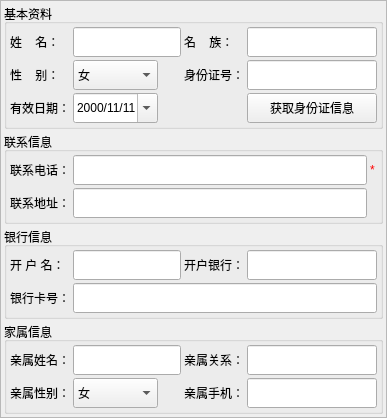
    <widget class="QFrame" name="frame_11">
     <property name="frameShape">
      <enum>QFrame::StyledPanel</enum>
     </property>
     <property name="frameShadow">
      <enum>QFrame::Raised</enum>
     </property>
     <layout class="QVBoxLayout" name="verticalLayout_5">
      <property name="spacing">
       <number>3</number>
      </property>
      <property name="margin">
       <number>3</number>
      </property>
      <item>
       <widget class="QGroupBox" name="groupBox">
        <property name="minimumSize">
         <size>
          <width>0</width>
          <height>0</height>
         </size>
        </property>
        <property name="maximumSize">
         <size>
          <width>16777215</width>
          <height>16777215</height>
         </size>
        </property>
        <property name="title">
         <string>基本资料</string>
        </property>
        <layout class="QGridLayout" name="gridLayout_3">
         <property name="margin">
          <number>3</number>
         </property>
         <property name="spacing">
          <number>3</number>
         </property>
         <item row="0" column="0">
          <widget class="QLabel" name="label">
           <property name="minimumSize">
            <size>
             <width>0</width>
             <height>30</height>
            </size>
           </property>
           <property name="text">
            <string>姓    名：</string>
           </property>
          </widget>
         </item>
         <item row="0" column="2">
          <widget class="QLabel" name="label_4">
           <property name="minimumSize">
            <size>
             <width>0</width>
             <height>30</height>
            </size>
           </property>
           <property name="text">
            <string>名    族：</string>
           </property>
          </widget>
         </item>
         <item row="1" column="0">
          <widget class="QLabel" name="label_2">
           <property name="minimumSize">
            <size>
             <width>0</width>
             <height>30</height>
            </size>
           </property>
           <property name="text">
            <string>性    别：</string>
           </property>
          </widget>
         </item>
         <item row="1" column="1">
          <widget class="QComboBox" name="comboBox">
           <property name="minimumSize">
            <size>
             <width>85</width>
             <height>30</height>
            </size>
           </property>
           <property name="maximumSize">
            <size>
             <width>85</width>
             <height>16777215</height>
            </size>
           </property>
           <item>
            <property name="text">
             <string>女</string>
            </property>
           </item>
           <item>
            <property name="text">
             <string>男</string>
            </property>
           </item>
          </widget>
         </item>
         <item row="1" column="2">
          <widget class="QLabel" name="label_5">
           <property name="minimumSize">
            <size>
             <width>0</width>
             <height>30</height>
            </size>
           </property>
           <property name="text">
            <string>身份证号：</string>
           </property>
          </widget>
         </item>
         <item row="2" column="0">
          <widget class="QLabel" name="label_3">
           <property name="minimumSize">
            <size>
             <width>0</width>
             <height>30</height>
            </size>
           </property>
           <property name="text">
            <string>有效日期：</string>
           </property>
          </widget>
         </item>
         <item row="2" column="3">
          <widget class="QPushButton" name="pushButton">
           <property name="minimumSize">
            <size>
             <width>130</width>
             <height>30</height>
            </size>
           </property>
           <property name="maximumSize">
            <size>
             <width>16777215</width>
             <height>16777215</height>
            </size>
           </property>
           <property name="text">
            <string>获取身份证信息</string>
           </property>
          </widget>
         </item>
         <item row="0" column="3">
          <widget class="QLineEdit" name="lineEdit_2">
           <property name="minimumSize">
            <size>
             <width>130</width>
             <height>30</height>
            </size>
           </property>
           <property name="maximumSize">
            <size>
             <width>16777215</width>
             <height>16777215</height>
            </size>
           </property>
           <property name="readOnly">
            <bool>true</bool>
           </property>
          </widget>
         </item>
         <item row="0" column="1">
          <widget class="QLineEdit" name="lineEdit">
           <property name="minimumSize">
            <size>
             <width>85</width>
             <height>30</height>
            </size>
           </property>
           <property name="maximumSize">
            <size>
             <width>16777215</width>
             <height>16777215</height>
            </size>
           </property>
           <property name="readOnly">
            <bool>true</bool>
           </property>
          </widget>
         </item>
         <item row="1" column="3">
          <widget class="QLineEdit" name="lineEdit_3">
           <property name="minimumSize">
            <size>
             <width>130</width>
             <height>30</height>
            </size>
           </property>
           <property name="maximumSize">
            <size>
             <width>16777215</width>
             <height>16777215</height>
            </size>
           </property>
           <property name="text">
            <string/>
           </property>
           <property name="readOnly">
            <bool>true</bool>
           </property>
          </widget>
         </item>
         <item row="2" column="1">
          <widget class="QDateEdit" name="dateEdit">
           <property name="minimumSize">
            <size>
             <width>85</width>
             <height>30</height>
            </size>
           </property>
           <property name="maximumSize">
            <size>
             <width>85</width>
             <height>16777215</height>
            </size>
           </property>
           <property name="date">
            <date>
             <year>2000</year>
             <month>11</month>
             <day>11</day>
            </date>
           </property>
           <property name="displayFormat">
            <string>yyyy/M/d</string>
           </property>
           <property name="calendarPopup">
            <bool>true</bool>
           </property>
          </widget>
         </item>
        </layout>
       </widget>
      </item>
      <item>
       <widget class="QGroupBox" name="groupBox_2">
        <property name="maximumSize">
         <size>
          <width>16777215</width>
          <height>16777215</height>
         </size>
        </property>
        <property name="title">
         <string>联系信息</string>
        </property>
        <layout class="QGridLayout" name="gridLayout_4">
         <property name="margin">
          <number>3</number>
         </property>
         <property name="spacing">
          <number>3</number>
         </property>
         <item row="1" column="2">
          <widget class="QLabel" name="label_9">
           <property name="text">
            <string/>
           </property>
          </widget>
         </item>
         <item row="1" column="0">
          <widget class="QLabel" name="label_7">
           <property name="minimumSize">
            <size>
             <width>0</width>
             <height>30</height>
            </size>
           </property>
           <property name="text">
            <string>联系地址：</string>
           </property>
          </widget>
         </item>
         <item row="0" column="0">
          <widget class="QLabel" name="label_6">
           <property name="minimumSize">
            <size>
             <width>0</width>
             <height>30</height>
            </size>
           </property>
           <property name="text">
            <string>联系电话：</string>
           </property>
          </widget>
         </item>
         <item row="0" column="2">
          <widget class="QLabel" name="label_8">
           <property name="palette">
            <palette>
             <active>
              <colorrole role="WindowText">
               <brush brushstyle="SolidPattern">
                <color alpha="255">
                 <red>255</red>
                 <green>0</green>
                 <blue>0</blue>
                </color>
               </brush>
              </colorrole>
              <colorrole role="Button">
               <brush brushstyle="SolidPattern">
                <color alpha="255">
                 <red>255</red>
                 <green>0</green>
                 <blue>0</blue>
                </color>
               </brush>
              </colorrole>
              <colorrole role="Light">
               <brush brushstyle="SolidPattern">
                <color alpha="255">
                 <red>255</red>
                 <green>127</green>
                 <blue>127</blue>
                </color>
               </brush>
              </colorrole>
              <colorrole role="Midlight">
               <brush brushstyle="SolidPattern">
                <color alpha="255">
                 <red>255</red>
                 <green>63</green>
                 <blue>63</blue>
                </color>
               </brush>
              </colorrole>
              <colorrole role="Dark">
               <brush brushstyle="SolidPattern">
                <color alpha="255">
                 <red>127</red>
                 <green>0</green>
                 <blue>0</blue>
                </color>
               </brush>
              </colorrole>
              <colorrole role="Mid">
               <brush brushstyle="SolidPattern">
                <color alpha="255">
                 <red>170</red>
                 <green>0</green>
                 <blue>0</blue>
                </color>
               </brush>
              </colorrole>
              <colorrole role="Text">
               <brush brushstyle="SolidPattern">
                <color alpha="255">
                 <red>0</red>
                 <green>0</green>
                 <blue>0</blue>
                </color>
               </brush>
              </colorrole>
              <colorrole role="BrightText">
               <brush brushstyle="SolidPattern">
                <color alpha="255">
                 <red>255</red>
                 <green>255</green>
                 <blue>255</blue>
                </color>
               </brush>
              </colorrole>
              <colorrole role="ButtonText">
               <brush brushstyle="SolidPattern">
                <color alpha="255">
                 <red>0</red>
                 <green>0</green>
                 <blue>0</blue>
                </color>
               </brush>
              </colorrole>
              <colorrole role="Base">
               <brush brushstyle="SolidPattern">
                <color alpha="255">
                 <red>255</red>
                 <green>255</green>
                 <blue>255</blue>
                </color>
               </brush>
              </colorrole>
              <colorrole role="Window">
               <brush brushstyle="SolidPattern">
                <color alpha="255">
                 <red>255</red>
                 <green>0</green>
                 <blue>0</blue>
                </color>
               </brush>
              </colorrole>
              <colorrole role="Shadow">
               <brush brushstyle="SolidPattern">
                <color alpha="255">
                 <red>0</red>
                 <green>0</green>
                 <blue>0</blue>
                </color>
               </brush>
              </colorrole>
              <colorrole role="AlternateBase">
               <brush brushstyle="SolidPattern">
                <color alpha="255">
                 <red>255</red>
                 <green>127</green>
                 <blue>127</blue>
                </color>
               </brush>
              </colorrole>
              <colorrole role="ToolTipBase">
               <brush brushstyle="SolidPattern">
                <color alpha="255">
                 <red>255</red>
                 <green>255</green>
                 <blue>220</blue>
                </color>
               </brush>
              </colorrole>
              <colorrole role="ToolTipText">
               <brush brushstyle="SolidPattern">
                <color alpha="255">
                 <red>0</red>
                 <green>0</green>
                 <blue>0</blue>
                </color>
               </brush>
              </colorrole>
             </active>
             <inactive>
              <colorrole role="WindowText">
               <brush brushstyle="SolidPattern">
                <color alpha="255">
                 <red>255</red>
                 <green>0</green>
                 <blue>0</blue>
                </color>
               </brush>
              </colorrole>
              <colorrole role="Button">
               <brush brushstyle="SolidPattern">
                <color alpha="255">
                 <red>255</red>
                 <green>0</green>
                 <blue>0</blue>
                </color>
               </brush>
              </colorrole>
              <colorrole role="Light">
               <brush brushstyle="SolidPattern">
                <color alpha="255">
                 <red>255</red>
                 <green>127</green>
                 <blue>127</blue>
                </color>
               </brush>
              </colorrole>
              <colorrole role="Midlight">
               <brush brushstyle="SolidPattern">
                <color alpha="255">
                 <red>255</red>
                 <green>63</green>
                 <blue>63</blue>
                </color>
               </brush>
              </colorrole>
              <colorrole role="Dark">
               <brush brushstyle="SolidPattern">
                <color alpha="255">
                 <red>127</red>
                 <green>0</green>
                 <blue>0</blue>
                </color>
               </brush>
              </colorrole>
              <colorrole role="Mid">
               <brush brushstyle="SolidPattern">
                <color alpha="255">
                 <red>170</red>
                 <green>0</green>
                 <blue>0</blue>
                </color>
               </brush>
              </colorrole>
              <colorrole role="Text">
               <brush brushstyle="SolidPattern">
                <color alpha="255">
                 <red>0</red>
                 <green>0</green>
                 <blue>0</blue>
                </color>
               </brush>
              </colorrole>
              <colorrole role="BrightText">
               <brush brushstyle="SolidPattern">
                <color alpha="255">
                 <red>255</red>
                 <green>255</green>
                 <blue>255</blue>
                </color>
               </brush>
              </colorrole>
              <colorrole role="ButtonText">
               <brush brushstyle="SolidPattern">
                <color alpha="255">
                 <red>0</red>
                 <green>0</green>
                 <blue>0</blue>
                </color>
               </brush>
              </colorrole>
              <colorrole role="Base">
               <brush brushstyle="SolidPattern">
                <color alpha="255">
                 <red>255</red>
                 <green>255</green>
                 <blue>255</blue>
                </color>
               </brush>
              </colorrole>
              <colorrole role="Window">
               <brush brushstyle="SolidPattern">
                <color alpha="255">
                 <red>255</red>
                 <green>0</green>
                 <blue>0</blue>
                </color>
               </brush>
              </colorrole>
              <colorrole role="Shadow">
               <brush brushstyle="SolidPattern">
                <color alpha="255">
                 <red>0</red>
                 <green>0</green>
                 <blue>0</blue>
                </color>
               </brush>
              </colorrole>
              <colorrole role="AlternateBase">
               <brush brushstyle="SolidPattern">
                <color alpha="255">
                 <red>255</red>
                 <green>127</green>
                 <blue>127</blue>
                </color>
               </brush>
              </colorrole>
              <colorrole role="ToolTipBase">
               <brush brushstyle="SolidPattern">
                <color alpha="255">
                 <red>255</red>
                 <green>255</green>
                 <blue>220</blue>
                </color>
               </brush>
              </colorrole>
              <colorrole role="ToolTipText">
               <brush brushstyle="SolidPattern">
                <color alpha="255">
                 <red>0</red>
                 <green>0</green>
                 <blue>0</blue>
                </color>
               </brush>
              </colorrole>
             </inactive>
             <disabled>
              <colorrole role="WindowText">
               <brush brushstyle="SolidPattern">
                <color alpha="255">
                 <red>127</red>
                 <green>0</green>
                 <blue>0</blue>
                </color>
               </brush>
              </colorrole>
              <colorrole role="Button">
               <brush brushstyle="SolidPattern">
                <color alpha="255">
                 <red>255</red>
                 <green>0</green>
                 <blue>0</blue>
                </color>
               </brush>
              </colorrole>
              <colorrole role="Light">
               <brush brushstyle="SolidPattern">
                <color alpha="255">
                 <red>255</red>
                 <green>127</green>
                 <blue>127</blue>
                </color>
               </brush>
              </colorrole>
              <colorrole role="Midlight">
               <brush brushstyle="SolidPattern">
                <color alpha="255">
                 <red>255</red>
                 <green>63</green>
                 <blue>63</blue>
                </color>
               </brush>
              </colorrole>
              <colorrole role="Dark">
               <brush brushstyle="SolidPattern">
                <color alpha="255">
                 <red>127</red>
                 <green>0</green>
                 <blue>0</blue>
                </color>
               </brush>
              </colorrole>
              <colorrole role="Mid">
               <brush brushstyle="SolidPattern">
                <color alpha="255">
                 <red>170</red>
                 <green>0</green>
                 <blue>0</blue>
                </color>
               </brush>
              </colorrole>
              <colorrole role="Text">
               <brush brushstyle="SolidPattern">
                <color alpha="255">
                 <red>127</red>
                 <green>0</green>
                 <blue>0</blue>
                </color>
               </brush>
              </colorrole>
              <colorrole role="BrightText">
               <brush brushstyle="SolidPattern">
                <color alpha="255">
                 <red>255</red>
                 <green>255</green>
                 <blue>255</blue>
                </color>
               </brush>
              </colorrole>
              <colorrole role="ButtonText">
               <brush brushstyle="SolidPattern">
                <color alpha="255">
                 <red>127</red>
                 <green>0</green>
                 <blue>0</blue>
                </color>
               </brush>
              </colorrole>
              <colorrole role="Base">
               <brush brushstyle="SolidPattern">
                <color alpha="255">
                 <red>255</red>
                 <green>0</green>
                 <blue>0</blue>
                </color>
               </brush>
              </colorrole>
              <colorrole role="Window">
               <brush brushstyle="SolidPattern">
                <color alpha="255">
                 <red>255</red>
                 <green>0</green>
                 <blue>0</blue>
                </color>
               </brush>
              </colorrole>
              <colorrole role="Shadow">
               <brush brushstyle="SolidPattern">
                <color alpha="255">
                 <red>0</red>
                 <green>0</green>
                 <blue>0</blue>
                </color>
               </brush>
              </colorrole>
              <colorrole role="AlternateBase">
               <brush brushstyle="SolidPattern">
                <color alpha="255">
                 <red>255</red>
                 <green>0</green>
                 <blue>0</blue>
                </color>
               </brush>
              </colorrole>
              <colorrole role="ToolTipBase">
               <brush brushstyle="SolidPattern">
                <color alpha="255">
                 <red>255</red>
                 <green>255</green>
                 <blue>220</blue>
                </color>
               </brush>
              </colorrole>
              <colorrole role="ToolTipText">
               <brush brushstyle="SolidPattern">
                <color alpha="255">
                 <red>0</red>
                 <green>0</green>
                 <blue>0</blue>
                </color>
               </brush>
              </colorrole>
             </disabled>
            </palette>
           </property>
           <property name="text">
            <string>*</string>
           </property>
          </widget>
         </item>
         <item row="0" column="1">
          <widget class="QLineEdit" name="lineEdit_4">
           <property name="minimumSize">
            <size>
             <width>0</width>
             <height>30</height>
            </size>
           </property>
          </widget>
         </item>
         <item row="1" column="1">
          <widget class="QLineEdit" name="lineEdit_5">
           <property name="minimumSize">
            <size>
             <width>0</width>
             <height>30</height>
            </size>
           </property>
          </widget>
         </item>
        </layout>
       </widget>
      </item>
      <item>
       <widget class="QGroupBox" name="groupBox_3">
        <property name="maximumSize">
         <size>
          <width>16777215</width>
          <height>16777215</height>
         </size>
        </property>
        <property name="title">
         <string>银行信息</string>
        </property>
        <layout class="QGridLayout" name="gridLayout_5">
         <property name="margin">
          <number>3</number>
         </property>
         <property name="spacing">
          <number>3</number>
         </property>
         <item row="0" column="0">
          <widget class="QLabel" name="label_10">
           <property name="minimumSize">
            <size>
             <width>0</width>
             <height>30</height>
            </size>
           </property>
           <property name="text">
            <string>开 户 名：</string>
           </property>
          </widget>
         </item>
         <item row="0" column="1">
          <widget class="QLineEdit" name="lineEdit_6">
           <property name="minimumSize">
            <size>
             <width>85</width>
             <height>30</height>
            </size>
           </property>
           <property name="maximumSize">
            <size>
             <width>16777215</width>
             <height>16777215</height>
            </size>
           </property>
          </widget>
         </item>
         <item row="0" column="2">
          <widget class="QLabel" name="label_12">
           <property name="minimumSize">
            <size>
             <width>0</width>
             <height>30</height>
            </size>
           </property>
           <property name="text">
            <string>开户银行：</string>
           </property>
          </widget>
         </item>
         <item row="0" column="3">
          <widget class="QLineEdit" name="lineEdit_7">
           <property name="minimumSize">
            <size>
             <width>130</width>
             <height>30</height>
            </size>
           </property>
          </widget>
         </item>
         <item row="1" column="0">
          <widget class="QLabel" name="label_14">
           <property name="minimumSize">
            <size>
             <width>0</width>
             <height>30</height>
            </size>
           </property>
           <property name="text">
            <string>银行卡号：</string>
           </property>
          </widget>
         </item>
         <item row="1" column="1" colspan="3">
          <widget class="QLineEdit" name="lineEdit_8">
           <property name="minimumSize">
            <size>
             <width>0</width>
             <height>30</height>
            </size>
           </property>
          </widget>
         </item>
        </layout>
       </widget>
      </item>
      <item>
       <widget class="QGroupBox" name="groupBox_4">
        <property name="maximumSize">
         <size>
          <width>16777215</width>
          <height>16777215</height>
         </size>
        </property>
        <property name="title">
         <string>家属信息</string>
        </property>
        <layout class="QGridLayout" name="gridLayout_6">
         <property name="margin">
          <number>3</number>
         </property>
         <property name="spacing">
          <number>3</number>
         </property>
         <item row="1" column="2">
          <widget class="QLabel" name="label_23">
           <property name="minimumSize">
            <size>
             <width>0</width>
             <height>30</height>
            </size>
           </property>
           <property name="text">
            <string>亲属手机：</string>
           </property>
          </widget>
         </item>
         <item row="1" column="1">
          <widget class="QComboBox" name="comboBox_7">
           <property name="minimumSize">
            <size>
             <width>85</width>
             <height>30</height>
            </size>
           </property>
           <property name="maximumSize">
            <size>
             <width>85</width>
             <height>16777215</height>
            </size>
           </property>
           <item>
            <property name="text">
             <string>女</string>
            </property>
           </item>
           <item>
            <property name="text">
             <string>男</string>
            </property>
           </item>
          </widget>
         </item>
         <item row="1" column="0">
          <widget class="QLabel" name="label_18">
           <property name="minimumSize">
            <size>
             <width>0</width>
             <height>30</height>
            </size>
           </property>
           <property name="text">
            <string>亲属性别：</string>
           </property>
          </widget>
         </item>
         <item row="0" column="2">
          <widget class="QLabel" name="label_22">
           <property name="minimumSize">
            <size>
             <width>0</width>
             <height>30</height>
            </size>
           </property>
           <property name="text">
            <string>亲属关系：</string>
           </property>
          </widget>
         </item>
         <item row="0" column="0">
          <widget class="QLabel" name="label_16">
           <property name="minimumSize">
            <size>
             <width>0</width>
             <height>30</height>
            </size>
           </property>
           <property name="text">
            <string>亲属姓名：</string>
           </property>
          </widget>
         </item>
         <item row="1" column="3">
          <widget class="QLineEdit" name="lineEdit_12">
           <property name="minimumSize">
            <size>
             <width>130</width>
             <height>30</height>
            </size>
           </property>
           <property name="text">
            <string/>
           </property>
          </widget>
         </item>
         <item row="0" column="3">
          <widget class="QLineEdit" name="lineEdit_11">
           <property name="minimumSize">
            <size>
             <width>130</width>
             <height>30</height>
            </size>
           </property>
           <property name="text">
            <string/>
           </property>
          </widget>
         </item>
         <item row="0" column="1">
          <widget class="QLineEdit" name="lineEdit_9">
           <property name="minimumSize">
            <size>
             <width>85</width>
             <height>30</height>
            </size>
           </property>
           <property name="maximumSize">
            <size>
             <width>16777215</width>
             <height>16777215</height>
            </size>
           </property>
          </widget>
         </item>
        </layout>
       </widget>
      </item>
     </layout>
    </widget>
